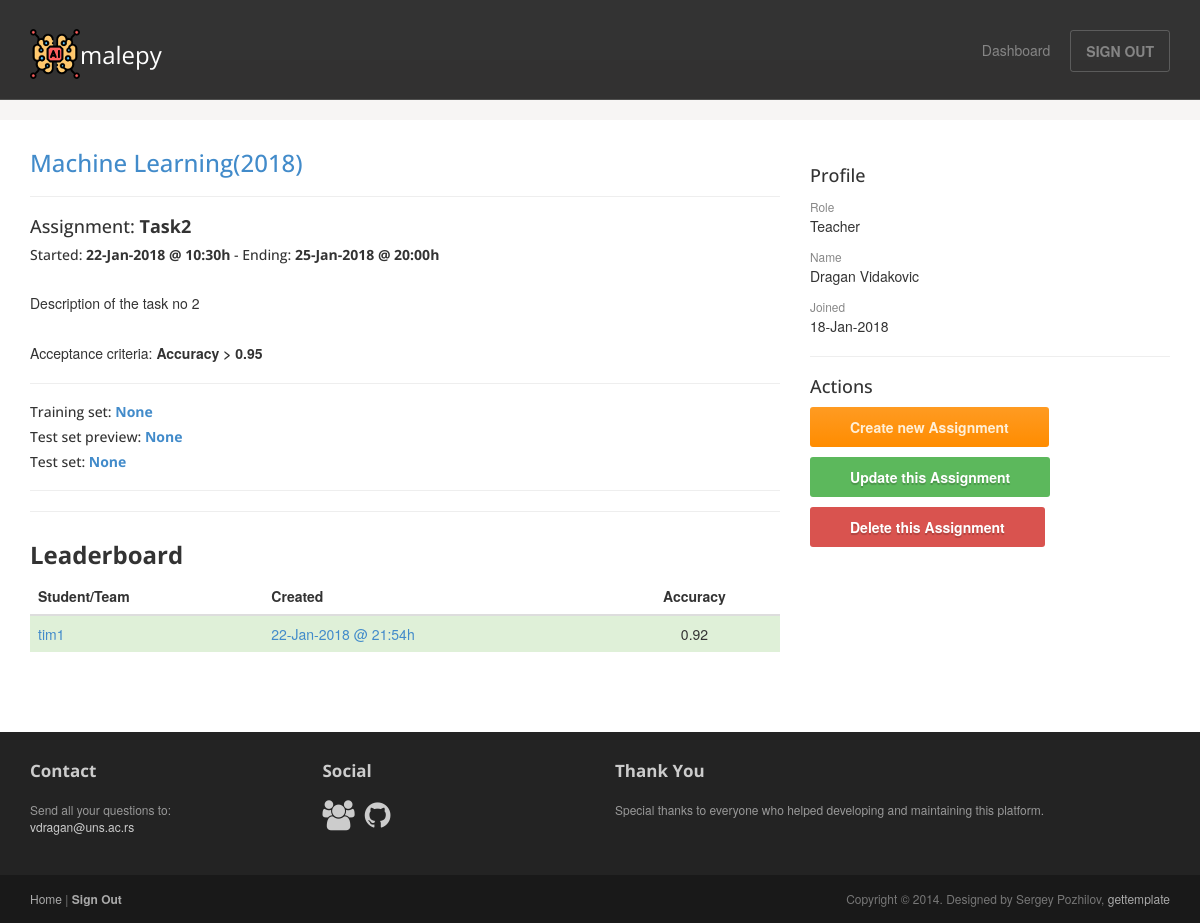
The app's page /assignment/3/ (signed in), older data.
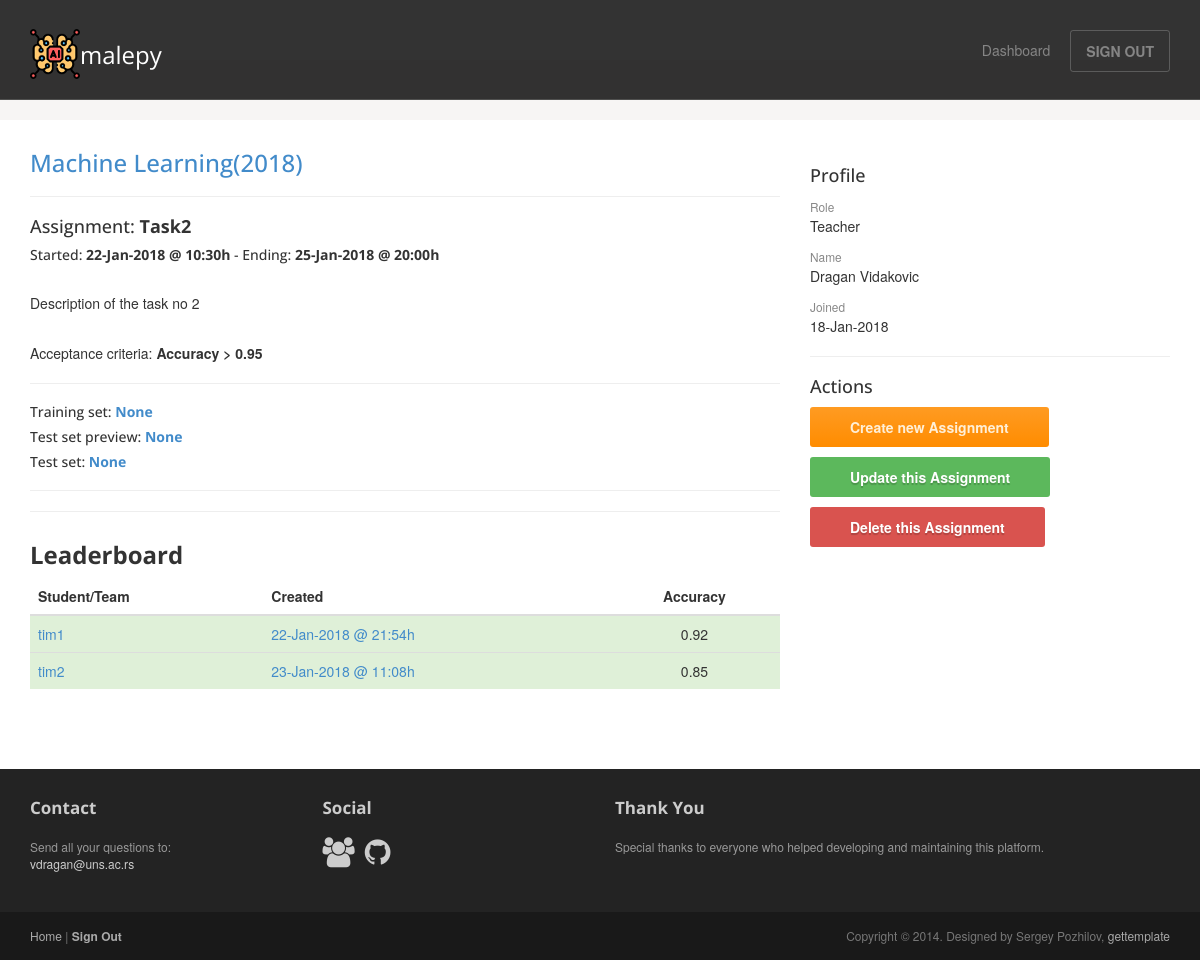
The same page, newer data.
### malepy/models.py (models this page shows, shortened)
class Assignment(models.Model):
    SORTING_CHOICES = (
        ('Asc', 'Asc'),
        ('Desc', 'Desc')
    )
    name = models.CharField(max_length=100, null=True, blank=True)
    name_en = models.CharField(max_length=100, null=False, blank=False)
    description = models.CharField(max_length=2000, null=True, blank=True)
    description_en = models.CharField(max_length=2000, null=False, blank=False)
    folder = models.CharField(max_length=100, null=False, blank=False, default='undecided')
    training = models.FileField(null=True, blank=True, upload_to=assignment_data_set_directory)
    fake_testing = models.FileField(null=True, blank=True, upload_to=assignment_data_set_directory)
    testing = models.FileField(null=True, blank=True, upload_to=assignment_data_set_directory)
    starting = models.DateTimeField(null=True, blank=True)
    ending = models.DateTimeField(null=True, blank=True)
    measurement = models.CharField(max_length=50, null=False, blank=False, default='Accuracy')
    sorting = models.CharField(max_length=4, null=False, blank=False, default='Asc', choices=SORTING_CHOICES)
    threshold = models.FloatField(null=True, blank=True)
    course = models.ForeignKey(Course, on_delete=models.CASCADE, null=False, blank=False)
    def training_set_name(self):
        if self.training:
            return str(self.training.path).split('/')
        else:
            return ['None']
    def training_set_url(self):
        return '/' + settings.MEDIA_URL + str(self.training)
    def fake_testing_set_name(self):
        if self.fake_testing:
            return str(self.fake_testing.path).split('/')
        else:
            return ['None']
    def fake_testing_url(self):
        return '/' + settings.MEDIA_URL + str(self.fake_testing)
    def testing_set_name(self):
        if self.testing:
            return str(self.testing.path).split('/')
        else:
            return ['None']
    def testing_url(self):
        return '/' + settings.MEDIA_URL + str(self.testing)

class Course(models.Model):
    name = models.CharField(max_length=50, null=False, blank=False)
    year = models.IntegerField(null=False, blank=False, validators=[MinValueValidator(0)])
    users = models.ManyToManyField(
        User,
        through='Enrollment',
    )

class Submission(models.Model):
    created = models.DateTimeField(auto_now=True, null=False, blank=False)
    submitted_file = models.FileField(null=False, blank=False, upload_to=submitted_file_name, default='my_file')
    valid = models.BooleanField(null=False, blank=False, default=False)
    result = models.FloatField(null=True, blank=True, validators=[MinValueValidator(0)])
    approved = models.BooleanField(null=False, blank=False, default=True)
    user = models.ForeignKey(User, null=False, blank=False)
    assignment = models.ForeignKey(Assignment, on_delete=models.CASCADE, null=False, blank=False)

class User(AbstractUser):
    user_role = models.IntegerField(null=False, blank=False, default=0)  # 0 = teacher, 1 = student
    members = models.CharField(max_length=200, null=True, blank=True)

### malepy/views.py (the view)
# urls.py: url(r'^assignment/(?P<assignment_id>[0-9]+)/$', views.assignment, name='assignment'),
@login_required(login_url='/')
def assignment(request, assignment_id):
    this_assignment = get_object_or_404(Assignment, pk=assignment_id)
    my_submissions = Submission.objects.filter(user=request.user, assignment__id=assignment_id).order_by('-created')
    if this_assignment.sorting == 'Asc':
        assignment_submissions = Submission.objects.filter(assignment__id=assignment_id).order_by('result')
    else:
        assignment_submissions = Submission.objects.filter(assignment__id=assignment_id).order_by('-result')
    leaderboard = []
    leaderboard_users = []
    for submission in assignment_submissions:
        if submission.user.username not in leaderboard_users and submission.valid:
            leaderboard.append(submission)
            leaderboard_users.append(submission.user.username)
    form = SubmissionForm()
    context = {"assignment": this_assignment, "form": form,
               "display_submit": this_assignment.starting < timezone.now() < this_assignment.ending,
               "my_submissions": my_submissions, 'leaderboard': leaderboard}
    return render(request, 'malepy/assignment.html', context=context)

### malepy/templates/malepy/assignment.html (shortened to what this page needs)
{% extends "malepy/user_base.html" %}
{% block article %}
    <a href="{% url 'malepy:course' assignment.course.id %}"><h3>{{ assignment.course.name }}({{ assignment.course.year }})</h3></a>
    <hr>
    <h4>Assignment: <b>{{ assignment.name_en }}</b></h4>
    <h5>Started: <b>{{ assignment.starting|date:"d-M-Y @ H:i" }}h</b> - Ending: <b>{{ assignment.ending|date:"d-M-Y @ H:i" }}h</b></h5>
    <br>
    <p>{{ assignment.description_en }}</p>
    {% if assignment.threshold %}
        <br>
        {% if assignment.sorting == 'Asc' %}
            <p>Acceptance criteria: <b>{{ assignment.measurement }} < {{ assignment.threshold }}</b></p>
        {% else %}
            <p>Acceptance criteria: <b>{{ assignment.measurement }} > {{ assignment.threshold }}</b></p>
        {% endif %}
    {% endif %}
    <hr>
    <h5>Training set: <b><a href="{{ assignment.training_set_url }}" download>{{ assignment.training_set_name|last }}</a></b></h5>
    <h5>Test set preview: <b><a href="{{ assignment.fake_testing_url }}" download>{{ assignment.fake_testing_set_name|last }}</a></b></h5>
    {% if not user.user_role %}
        <h5>Test set: <b><a href="{{ assignment.testing_url }}" download>{{ assignment.testing_set_name|last }}</a></b></h5>
    {% endif %}
    <hr>
    <hr>
    <h3><b>Leaderboard</b></h3>
    <table class="table">
    <thead>
        <th>Student/Team</th>
        <th>Created</th>
        <th class="text-center">{{ assignment.measurement }}</th>
    </thead>
    <tbody>
    {% for submission in leaderboard %}
        {% if submission.approved %}
            <tr class="bg-success">
        {% else %}
            <tr class="bg-danger">
        {% endif %}
            <td><a href="{% url 'malepy:history' submission.user.id %}">{{ submission.user.username }}</a></td>
            <td><a href="{% url 'malepy:submission' submission.id %}">{{ submission.created| date:"d-M-Y @ H:i" }}h</a></td>
            <td class="text-center">{{ submission.result }}</td>
        </tr>
    {% endfor %}
    </tbody>
    </table>
{% endblock %}
{% block actions %}
    <hr>
    <h4>Actions</h4>
    <li><a href="{% url 'malepy:create_assignment_form' assignment.course.id %}"><button class="btn btn-action">Create new Assignment</button></a></li>
    <li><a href="{% url 'malepy:update_assignment_form' assignment.id %}"><button class="btn btn-success">Update this Assignment</button></a></li>
    <li><a href="{% url 'malepy:delete_assignment' assignment.id %}"><button class="btn btn-danger">Delete this Assignment</button></a></li>
{% endblock %}

### malepy/templates/malepy/user_base.html (shortened to what this page needs)
<!DOCTYPE html>
<html lang="en">
<head>
    {% load staticfiles %}
	<link rel="stylesheet" href="{% static 'malepy/css/bootstrap.min.css' %}">
	<link rel="stylesheet" href="{% static 'malepy/css/font-awesome.min.css' %}">
	<link rel="stylesheet" href="{% static 'malepy/css/bootstrap-theme.css' %}" media="screen" >
	<link rel="stylesheet" href="{% static 'malepy/css/main.css' %}">
</head>
<body class="home">
	<div class="navbar navbar-inverse navbar-fixed-top headroom" >
		<div class="container">
			<div class="navbar-header">
				<a class="navbar-brand" href="/"><img src="{% static 'malepy/images/artificial-intelligence.png' %}" alt="MaLePY Platform">malepy</a>
			</div>
			<div class="navbar-collapse collapse">
				<ul class="nav navbar-nav pull-right">
					<li><a href="{% url 'malepy:dashboard' %}">Dashboard</a></li>
					<li><a class="btn" href="{% url 'malepy:logout' %}">SIGN OUT</a></li>
				</ul>
			</div>
		</div>
	</div>
     <div class="jumbotron top-space">
    </div>
	<div class="container">
		<div class="row">
			<article class="col-sm-8 maincontent">
				{% block article %}
                {% endblock %}
			</article>
			<aside class="col-sm-4 sidebar sidebar-right">
				<div class="widget">
					<h4>Profile</h4>
					<ul class="list-unstyled list-spaces">
                        {% if user.user_role %}
                            {% if user.members %}
                                <li><span class="small text-muted">Role</span><p>Team of Students</p></li>
                                <li><span class="small text-muted">Members</span><p>{{ user.members }}</p>
                                </li>
                            {% else %}
                                <li><span class="small text-muted">Role</span><p>Student</p></li>
                                <li><span class="small text-muted">Name</span><p>{{ user.first_name }} {{ user.last_name }}</p></li>
                            {% endif %}
                        {% else %}
                            <li><span class="small text-muted">Role</span><p>Teacher</p></li>
                            <li><span class="small text-muted">Name</span><p>{{ user.first_name }} {{ user.last_name }}</p></li>
                        {% endif %}
                        <li><span class="small text-muted">Joined</span><p>{{ user.date_joined|date:"d-M-Y" }}</p></li>
                        {% if not user.user_role %}
                            {% block actions %}
                            {% endblock %}
                        {% endif %}
					</ul>
				</div>
			</aside>
		</div>
	</div>
	<footer id="footer" class="top-space">
		<div class="footer1">
			<div class="container">
				<div class="row">
					<div class="col-md-3 widget">
						<h3 class="widget-title">Contact</h3>
						<div class="widget-body">
							<p>Send all your questions to:<br>
								<a href="mailto:vdragan@uns.ac.rs">vdragan@uns.ac.rs</a><br>
							</p>
						</div>
					</div>
					<div class="col-md-3 widget">
						<h3 class="widget-title">Social</h3>
						<div class="widget-body">
							<p class="follow-me-icons">
								<a href="http://informatika.ftn.uns.ac.rs/"><i class="fa fa-group fa-2"></i></a>
								<a href="https://github.com/ftn-ai-lab/"><i class="fa fa-github fa-2"></i></a>
							</p>
						</div>
					</div>
					<div class="col-md-6 widget">
						<h3 class="widget-title">Thank You</h3>
						<div class="widget-body">
                            <p>Special thanks to everyone who helped developing and maintaining this platform.</p>
						</div>
					</div>
				</div>
			</div>
		</div>
		<div class="footer2">
			<div class="container">
				<div class="row">
					<div class="col-md-6 widget">
						<div class="widget-body">
							<p class="simplenav">
								<a href="/">Home</a> |
								<b><a href="{% url 'malepy:logout' %}">Sign Out</a></b>
							</p>
						</div>
					</div>
					<div class="col-md-6 widget">
						<div class="widget-body">
							<p class="text-right">
								Copyright &copy; 2014. Designed by Sergey Pozhilov, <a href="http://gettemplate.com/" rel="designer">gettemplate</a>
							</p>
						</div>
					</div>
				</div>
			</div>
		</div>
	</footer>
</body>
</html>

### malepy/static/malepy/css/main.css (style rules this page uses)
.headroom { -webkit-transition: all 0.4s ease-out; -moz-transition: all 0.4s ease-out; -o-transition: all 0.4s ease-out; transition: all 0.4s ease-out; }
h1, h2, h3, h4, h5, h6 { font-family:"Open sans", Helvetica, Arial; }
h1, .h1, h2, .h2, h3, .h3 { margin-top:30px; }
.text-muted { color:#888; }
ul.list-spaces li { margin-bottom:10px; }
.top-space { margin-top: 60px; }
img { max-width:100%; }
.sidebar { padding-top:36px; padding-bottom:30px; }
.sidebar .widget { margin-bottom:20px; }
.footer1 { background: #232323; padding: 30px 0 0 0; font-size: 12px; color: #999; }
.footer1 a { color: #ccc; }
.footer1 .widget { margin-bottom:30px; }
.footer1 .widget-title { font-size: 17px; font-weight: bold; color: #ccc; margin: 0 0 20px; }
.follow-me-icons { font-size:30px; }
.follow-me-icons i { float:left; margin:0 10px 0 0; }
.footer2 { background: #191919; padding: 15px 0; color: #777; font-size: 12px; }
.footer2 a { color: #aaa; }
.footer2 p { margin: 0; }

Row changes from the older to the newer data that the page shows:
added Submission: user.username "tim2", created "23-Jan-2018 @ 11:08", result "0.85"
